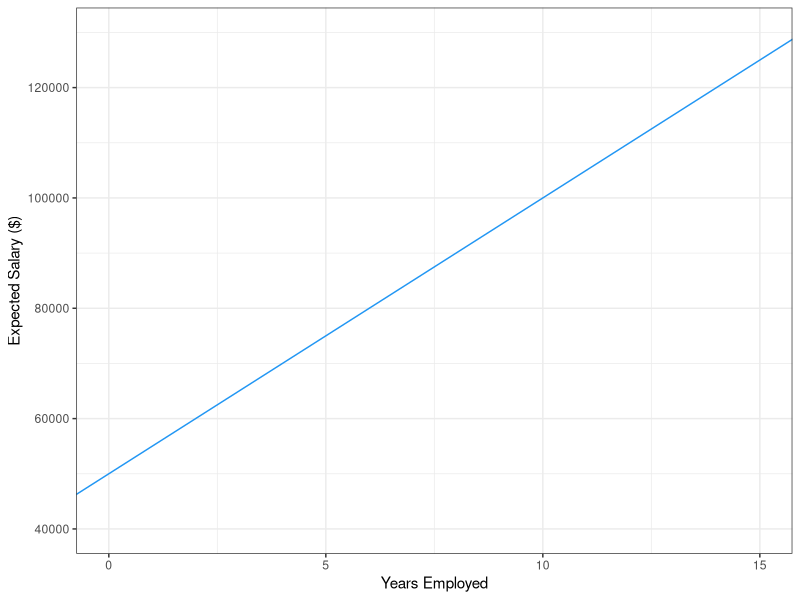
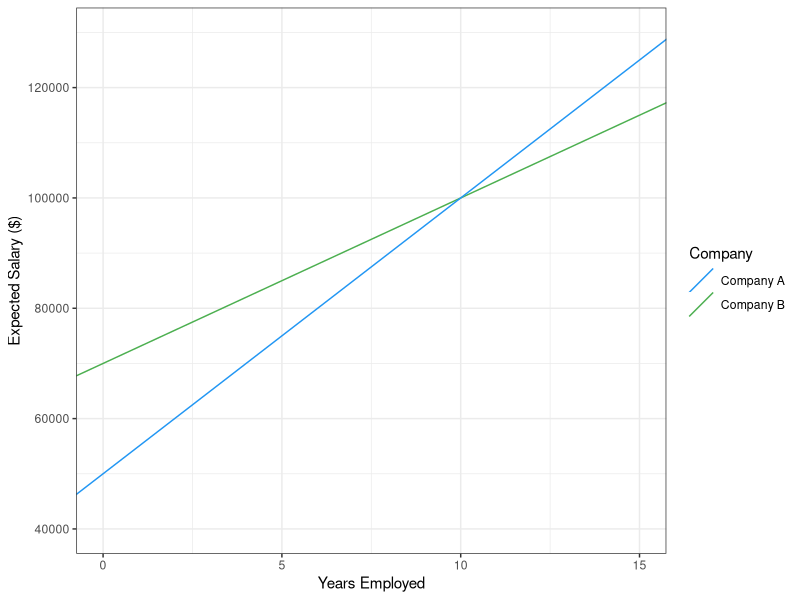
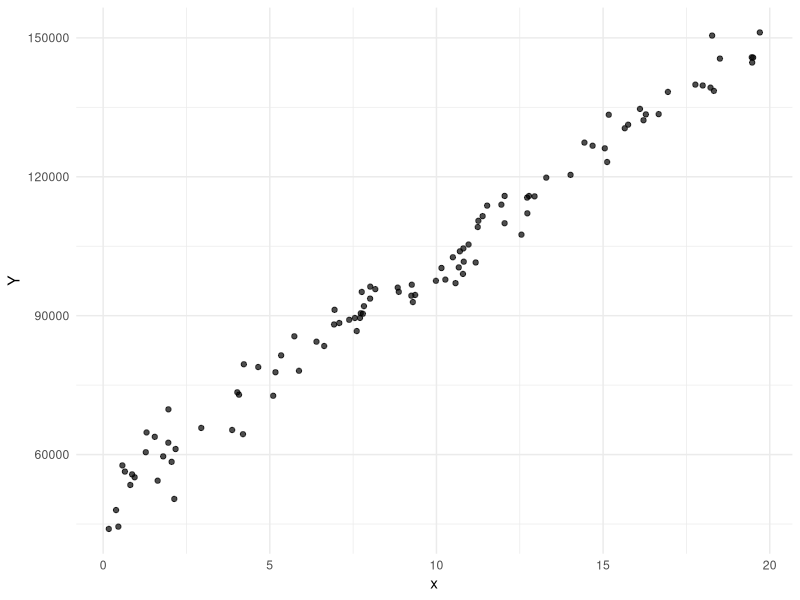

Source code (R) for these figures, in order:
## ---- chunk 1
#| include: false
library(ggplot2)
theme_set(theme_bw())
## ---- chunk 2
#| echo: false
#| fig-cap: "Expected salary at Company A as a function of years employed."
ggplot() +
  geom_abline(intercept = 5e4, slope = 5e3, colour = '#2196F3') +
  lims(x = c(0, 15), y = c(4e4, 13e4)) +
  labs(x = "Years Employed", y = "Expected Salary ($)")
## ---- chunk 3
#| echo: false
#| fig-cap: "Linear salary trends for two companies."
ggplot() +
  geom_abline(aes(intercept = 7e4, slope = 3e3, colour = "Company B")) +
  geom_abline(aes(intercept = 5e4, slope = 5e3, colour = "Company A")) +
  lims(x = c(0, 15), y = c(4e4, 13e4)) +
  labs(
    x = "Years Employed",
    y = "Expected Salary ($)",
    colour = "Company"
  ) +
  scale_color_manual(values = c("Company B" = "#4CAF50", "Company A" = "#2196F3"))
## ---- chunk 4
50000+(5000*10)
## ---- chunk 5
pnorm(11e4,1e5, 4e3, lower.tail = FALSE)
## ---- chunk 6
n <- 100
x <- runif(n, min = 0, max = 20)
head(x)
## ---- chunk 7
simple_linear_model <- function(x, alpha, beta, sigma) {
  E_Y <- alpha + (beta * x) # Expected value of Y 
  epsilon <- rnorm(length(x), mean = 0, sd = sigma) # random normal errors
  Y <- E_Y + epsilon # 'Observed' Y values
  return(Y) 
}
## ---- chunk 8
Y <- simple_linear_model(x, alpha=5e4, beta=5e3, sigma=4e3)
head(Y)
## ---- chunk 9
#| echo: false
#| fig-cap: "Data generated from the simple linear model $Y=50{,}000+5{,}000\\times x + \\varepsilon$, with $\\varepsilon\\sim N(0,4{,}000^2)$. Dashed line shows $E[Y|x] = \\alpha + \\beta x$."

library(ggplot2)

df <- data.frame(x = x, Y = Y)

ggplot(df, aes(x, Y)) +
  geom_point(alpha = 0.7) +
  theme_minimal()
